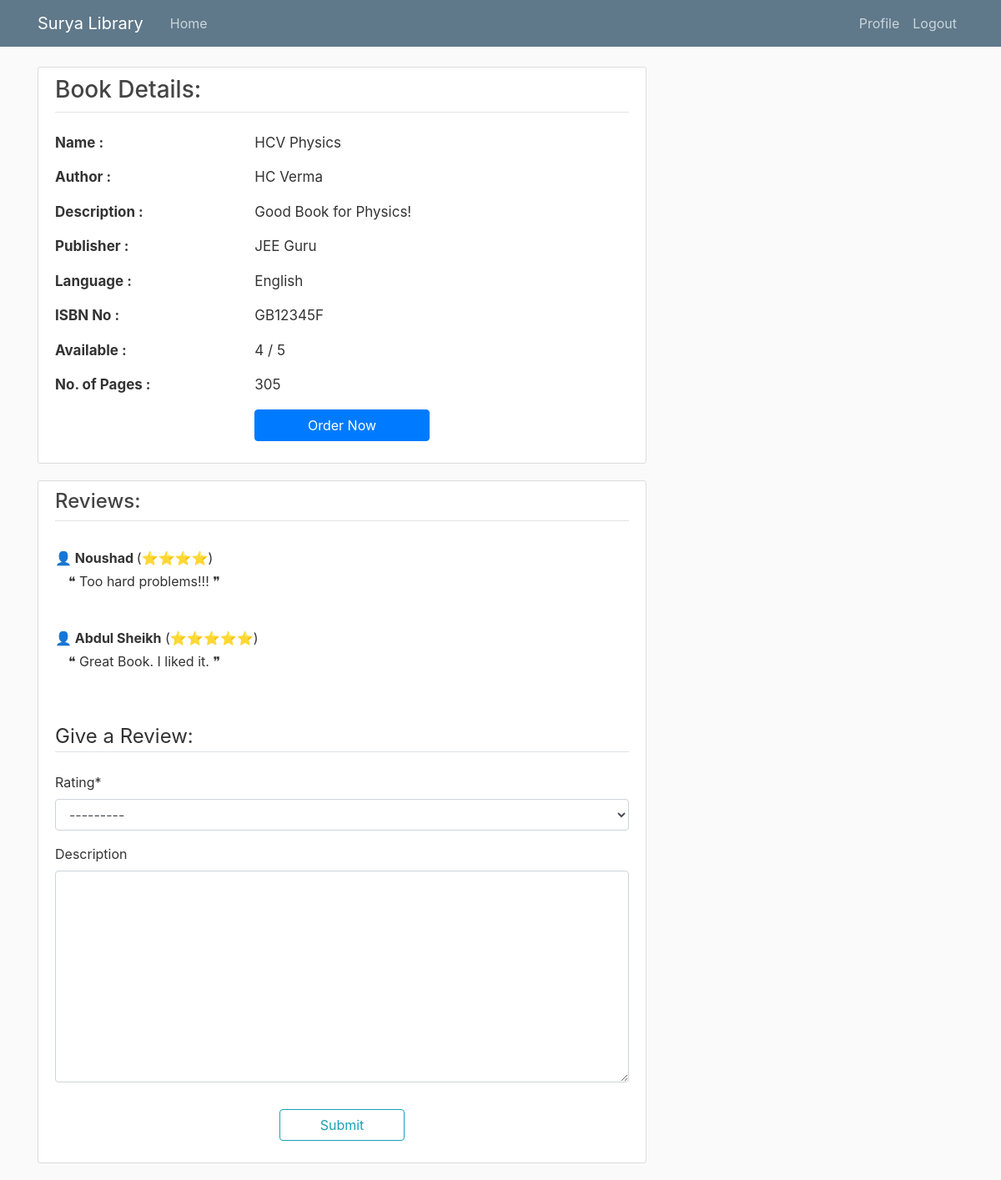
Page /book/1/ (signed in) on the committed database.
### library/models.py (models this page shows, shortened)
class Book(models.Model):
    title = models.CharField(max_length=100)
    author = models.CharField(max_length=200)
    publisher = models.CharField(max_length=100)
    description = models.TextField(null=True, blank=True)
    isbn_no = models.CharField(max_length=100, null=True, blank=True)
    pages = models.IntegerField(null=True, blank=True)
    language = models.CharField(max_length=100, null=True, blank=True)
    available_copies = models.IntegerField()
    total_copies = models.IntegerField()
    date_posted = models.DateTimeField(default=timezone.now)
    def __str__(self):
        return self.title

class Review(models.Model):
    STAR = ( (1, 1), (2, 2), (3, 3), (4, 4), (5, 5), )
    book = models.ForeignKey(Book, on_delete=models.CASCADE)
    user = models.ForeignKey(User, on_delete=models.CASCADE)
    rating = models.IntegerField(choices=STAR)
    description = models.TextField(null=True, blank=True)
    admin_confirmed = models.BooleanField(default=False)

### library/views.py (the view)
# urls.py: path('book/<int:pk>/', BookDetailView.as_view(), name='book-detail'),
class BookDetailView(DetailView):
    model = Book
    def get_reviews(self):
        book = get_object_or_404(Book, id=self.kwargs.get('pk'))
        return Review.objects.filter(book = book).filter(admin_confirmed=True)
    def get_review_form(self):
        form = CreateReviewForm(initial = {'book': get_object_or_404(Book, id=self.kwargs.get('pk'))})
        form.fields['book'].widget.attrs['hidden'] = True
        form.fields['book'].label = ""
        return form

### library/templatetags/my_filters.py (called while the page is built)
@register.filter(name='range')
def get_range(number):
    return range(number)

### library/templates/library/book_detail.html (shortened to what this page needs)
{% extends "library/base.html" %}
{% load crispy_forms_tags %}
{% load my_filters %}
{% block content %}
<article class="media content-section">
  <div class="media-body">
    <div class="article-metadata mb-4">
      <h3>Book Details:</h3>
    </div>
    <div class="row pb-3" style="font-size: 17px">
      <div class="col-md-4">
        <strong>Name :</strong>
      </div>
      <div class="col-md-8">
        {{ object.title }}
      </div>
    </div>
    <div class="row pb-3" style="font-size: 17px">
      <div class="col-md-4">
        <strong>Author :</strong>
      </div>
      <div class="col-md-8">
        {{ object.author }}
      </div>
    </div>
    <div class="row pb-3" style="font-size: 17px">
      <div class="col-md-4">
        <strong>Description :</strong>
      </div>
      <div class="col-md-8">
        {{ object.description }}
      </div>
    </div>
    <div class="row pb-3" style="font-size: 17px">
      <div class="col-md-4">
        <strong>Publisher :</strong>
      </div>
      <div class="col-md-8">
        {{ object.publisher }}
      </div>
    </div>
    <div class="row pb-3" style="font-size: 17px">
      <div class="col-md-4">
        <strong>Language :</strong>
      </div>
      <div class="col-md-8">
        {{ object.language }}
      </div>
    </div>
    <div class="row pb-3" style="font-size: 17px">
      <div class="col-md-4">
        <strong>ISBN No :</strong>
      </div>
      <div class="col-md-8">
        {{ object.isbn_no }}
      </div>
    </div>
    <div class="row pb-3" style="font-size: 17px">
      <div class="col-md-4">
        <strong>Available :</strong>
      </div>
      <div class="col-md-8">
        {{ object.available_copies }} / {{ book.total_copies }}
      </div>
    </div>
    <div class="row pb-3" style="font-size: 17px">
      <div class="col-md-4">
        <strong>No. of Pages :</strong>
      </div>
      <div class="col-md-8">
        {{ object.pages }}
      </div>
    </div>
    <div class="row pb-3">
      <div class="col-md-4"> </div>
      <div class="col-md-4">
      <form method="GET" action="{% url 'order-book' %}">
        <input class="btn btn-primary" type="submit" style="width:100%;" value="Order Now">
      </form>
      </div>
      <div class="col-md-4"> </div>
    </div>
  </div>
</article>
<article  class="media content-section">
  <div class="media-body">
    <div class="article-metadata mb-4">
      <h4>Reviews:</h4>
    </div>
    {% for review in view.get_reviews %}
    <div class="my-2 py-2">
      <strong>👤 {{review.user.first_name}} {{review.user.last_name}}</strong>
        ({% for i in review.rating|range %}⭐{% endfor %})
      <br>
      <p class="article-content py-1 pl-3"> ❝ {{review.description }} ❞</p>
    </div>
    {% endfor %}
    <div class="pt-4">
        <form method="POST" action="{% url 'add-review' %}">
            <fieldset class="form-group">
                <legend class="border-bottom mb-2">Give a Review:</legend>
                {{ view.get_review_form |crispy }}
            </fieldset>
            <div class="form-group d-flex justify-content-center">
                <button class="btn btn-outline-info px-5" type="submit">Submit</button
            </div>
        </form>
    </div>
  </div>
</article>
{% endblock content %}

### library/static/library/main.css (style rules this page uses)
body { background: #fafafa; color: #333333; margin-top: 5rem; }
h1, h2, h3, h4, h5, h6 { color: #444444; }
.content-section { background: #ffffff; padding: 10px 20px; border: 1px solid #dddddd; border-radius: 3px; margin-bottom: 20px; }
.article-content { white-space: pre-line; }
.article-metadata { padding-bottom: 1px; margin-bottom: 4px; border-bottom: 1px solid #e3e3e3 }

### rows in the picture
Book: title "HCV Physics", author "HC Verma", description "Good Book for Physics!", publisher "JEE Guru", language "English", isbn_no "GB12345F", available_copies "4", total_copies "5", pages "305"
Review: user.first_name "Noushad", rating 4 (drawn), description "Too hard problems!!!"
Review: user.first_name "Abdul", user.last_name "Sheikh", rating 5 (drawn), description "Great Book. I liked it."
